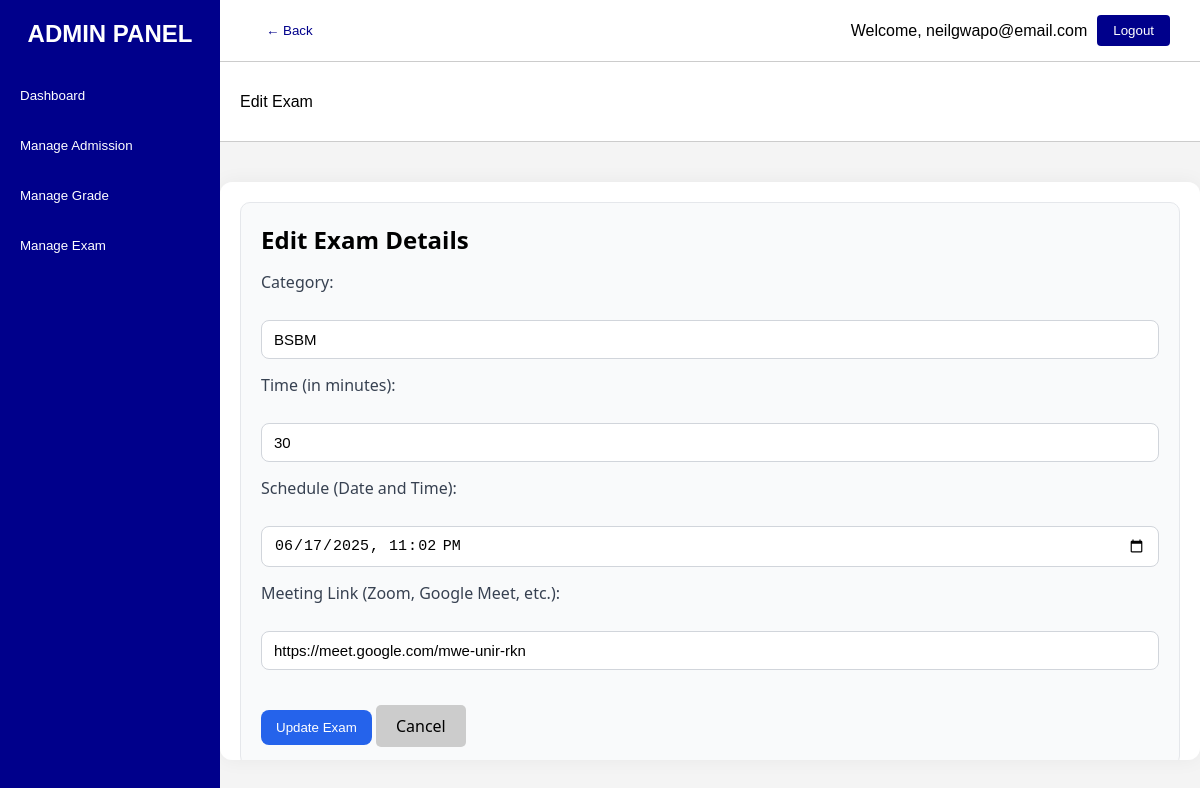
The app's page /adminportal/edit_exam.php?exam_id=36 (signed in) with its own data.
### tables this page shows
CREATE TABLE `exam_category` (
  `exam_id` int(5) NOT NULL,
  `category` varchar(100) NOT NULL,
  `time_min` varchar(5) NOT NULL,
  `schedule` datetime DEFAULT NULL,
  `meeting_link` varchar(500) DEFAULT NULL
);

### adminportal/edit_exam.php (the view, shortened to what this page needs)
<?php
include("../php/connection.php");
$exam_id = isset($_GET['exam_id']) ? intval($_GET['exam_id']) : 0;
$res = mysqli_query($conn, "SELECT * FROM exam_category WHERE exam_id = $exam_id");
$row = mysqli_fetch_assoc($res);
?>
<!DOCTYPE html>
<html lang="en">
<head>
  <link rel="stylesheet" href="../css/adminEC.css">
</head>
<body>
<div class="sidebar">
  <div>
    <div class="logo">ADMIN PANEL</div>
    <div class="nav-top">
      <button class="nav-btn" onclick="window.location.href='admindashboard.php'">Dashboard</button>
      <button class="nav-btn" onclick="window.location.href='adminadmission.php'">Manage Admission</button>
      <button class="nav-btn" onclick="window.location.href='admingrading.php'">Manage Grade</button>
      <button class="nav-btn" onclick="window.location.href='exam_category.php'">Manage Exam</button>
    </div>
  </div>
  </div>
<div class="main">
  <div class="topbar">
    <div class="left">
      <button class="backbtn" onclick="history.back()">&larr; Back</button>
    </div>
    <div class="right">
      <p>Welcome, <span><?php echo htmlspecialchars($_SESSION['admin']); ?></span></p>
      <a href="../php/logout.php"><button class="btn font-weight-bold">Logout</button></a>
    </div>
  </div>
  <div class="subheader">
    <div>Edit Exam</div>
  </div>
  <div class="content">
    <form action="" method="post">
      <div class="exam-container">
        <div class="exam-form">
          <h2>Edit Exam Details</h2>
          <label>Category:</label><br />
          <input type="text" name="category" value="<?php echo htmlspecialchars($row['category']); ?>" required class="form-control" /><br />
          <label>Time (in minutes):</label><br />
          <input type="number" name="time_min" value="<?php echo intval($row['time_min']); ?>" required class="form-control" /><br />
          <label>Schedule (Date and Time):</label><br />
          <input type="datetime-local" name="schedule" value="<?php echo date('Y-m-d\TH:i', strtotime($row['schedule'])); ?>" required class="form-control" /><br />
          <label>Meeting Link (Zoom, Google Meet, etc.):</label><br />
          <input type="url" name="meeting_link" value="<?php echo htmlspecialchars($row['meeting_link']); ?>" placeholder="https://meet.google.com/abc-defg-hij" class="form-control" /><br />
          <div style="margin-top: 20px;">
            <button type="submit" class="submit-btn">Update Exam</button>
            <a href="exam_category.php" class="submit-btn" style="background-color: #ccc; color: #000; text-decoration: none; padding: 10px 20px; border-radius: 5px;">Cancel</a>
          </div>
        </div>
      </div>
    </form>
  </div>
</div>
</body>
</html>

### css/adminEC.css (style rules this page uses)
.content { max-width: 1200px; width: 100%; margin: 40px auto; padding: 20px; font-family: 'Segoe UI', sans-serif; background: #fff; border-radius: 12px; box-shadow: 0 0 20px rgba(0,0,0,0.05); }
.exam-container { display: block; flex-wrap: wrap; gap: 30px; }
.exam-form { flex: 1 1 300px; min-width: 300px; background-color: #f9fafb; padding: 20px; border-radius: 10px; border: 1px solid #e5e7eb; }
.exam-form label { display: block; margin-top: 15px; font-weight: 500; color: #374151; }
.exam-form .form-control { width: 100%; padding: 10px 12px; margin-top: 5px; border: 1px solid #d1d5db; border-radius: 8px; font-size: 15px; }
.exam-form .submit-btn { margin-top: 20px; padding: 10px 15px; background-color: #2563eb; color: white; border: none; border-radius: 8px; cursor: pointer; transition: background 0.3s; }

### css/admin.css (style rules this page uses)
* { box-sizing: border-box; margin: 0; padding: 0; }
a { text-decoration: none; }
body { font-family: Arial, sans-serif; height: 100vh; margin: 0; display: flex; overflow: hidden; }
.sidebar { width: 220px; background-color: darkblue; color: #fff; display: flex; flex-direction: column; justify-content: space-between; padding: 20px 0; }
.logo { text-align: center; font-size: 24px; font-weight: bold; margin-bottom: 30px; }
.logo, .nav-top, .nav-bottom { display: flex; flex-direction: column; gap: 15px; align-items: center; }
.nav-btn { background: none; border: none; color: white; padding: 10px 20px; cursor: pointer; width: 100%; text-align: left; transition: background 0.2s; }
.main { flex: 1; display: flex; flex-direction: column; height: 100vh; overflow: hidden; background-color: #f4f4f4; }
.topbar { background-color: #ffffff; padding: 15px 30px; display: flex; align-items: center; justify-content: space-between; border-bottom: 1px solid #ccc; }
.topbar .left, .topbar .center, .topbar .right { display: flex; align-items: center; }
.topbar .left { flex: 1; }
.topbar .right { flex: 1; justify-content: flex-end; gap: 10px; }
.btn { padding: 8px 16px; background-color: darkblue; color: white; border: none; border-radius: 4px; cursor: pointer; }
.backbtn { padding: 8px 16px; background-color: white; color: darkblue; border: none; border-radius: 4px; cursor: pointer; }
.content { flex: 1; padding: 30px; overflow-y: auto; }
.subheader { background-color: white; border-bottom: 1px solid #ccc; padding: 10px 20px; display: flex; justify-content: space-between; align-items: center; height: 80px; }

### records on screen
exam_category: category "BSBM", time_min "30", schedule "06/17/2025 23:02", meeting_link "https://meet.google.com/mwe-unir-rkn"

### other values on screen
$_SESSION['admin'] "neilgwapo@email.com"
